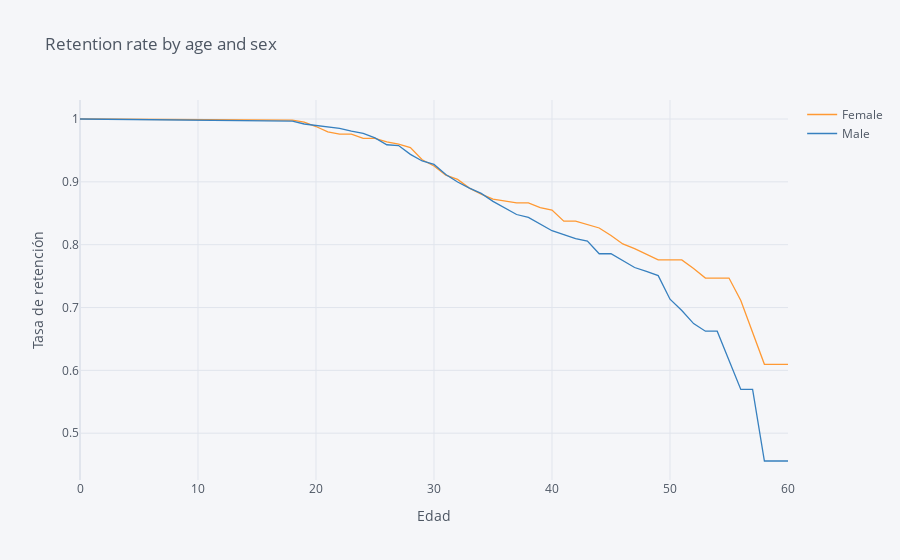

Notebook code for this chart:
### Code cell
rates_survival.iplot(kind='line',xTitle='Edad',yTitle='Tasa de retención', 
                     title='Retention rate by age and sex')

### Figure 1 — Plotly figure (JSON) as saved in the notebook; plotly's stock layout.template omitted (floating-point values rounded to 4 significant figures)
{"data": [{"line": {"color": "rgba(255, 153, 51, 1.0)", "dash": "solid", "shape": "linear", "width": 1.3}, "mode": "lines", "name": "Female", "text": "", "type": "scatter", "x": [0, 18, 19, 20, 21, 22, 23, 24, 25, 26, 27, 28, 29, 30, 31, 32, 33, 34, 35, 36, 37, 38, 39, 40, 41, 42, 43, 44, 45, 46, 47, 48, 49, 50, 51, 52, 53, 54, 55, 56, 57, 58, 59, 60], "y": [1, 0.9983, 0.9949, 0.988, 0.9794, 0.976, 0.976, 0.969, 0.969, 0.9637, 0.9601, 0.9544, 0.9352, 0.9252, 0.9105, 0.904, 0.8901, 0.8804, 0.8725, 0.8696, 0.8665, 0.8665, 0.8591, 0.8551, 0.8374, 0.8374, 0.8322, 0.8266, 0.8146, 0.8011, 0.7936, 0.785, 0.7757, 0.7757, 0.7757, 0.7621, 0.7469, 0.7469, 0.7469, 0.7113, 0.6605, 0.6097, 0.6097, 0.6097]}, {"line": {"color": "rgba(55, 128, 191, 1.0)", "dash": "solid", "shape": "linear", "width": 1.3}, "mode": "lines", "name": "Male", "text": "", "type": "scatter", "x": [0, 18, 19, 20, 21, 22, 23, 24, 25, 26, 27, 28, 29, 30, 31, 32, 33, 34, 35, 36, 37, 38, 39, 40, 41, 42, 43, 44, 45, 46, 47, 48, 49, 50, 51, 52, 53, 54, 55, 56, 57, 58, 59, 60], "y": [1, 0.9966, 0.9921, 0.9898, 0.9886, 0.9852, 0.9806, 0.977, 0.9699, 0.959, 0.9578, 0.9438, 0.9332, 0.9277, 0.9118, 0.8997, 0.8901, 0.8817, 0.8689, 0.8589, 0.848, 0.8433, 0.8331, 0.8222, 0.8162, 0.8096, 0.8058, 0.7856, 0.7856, 0.7752, 0.7637, 0.7575, 0.7508, 0.7132, 0.6952, 0.6744, 0.6624, 0.6624, 0.6172, 0.5697, 0.5697, 0.4558, 0.4558, 0.4558]}], "layout": {"legend": {"bgcolor": "#F5F6F9", "font": {"color": "#4D5663"}}, "paper_bgcolor": "#F5F6F9", "plot_bgcolor": "#F5F6F9", "title": {"font": {"color": "#4D5663"}, "text": "Retention rate by age and sex"}, "xaxis": {"gridcolor": "#E1E5ED", "showgrid": true, "tickfont": {"color": "#4D5663"}, "title": {"font": {"color": "#4D5663"}, "text": "Edad"}, "zerolinecolor": "#E1E5ED"}, "yaxis": {"gridcolor": "#E1E5ED", "showgrid": true, "tickfont": {"color": "#4D5663"}, "title": {"font": {"color": "#4D5663"}, "text": "Tasa de retención"}, "zerolinecolor": "#E1E5ED"}}}
